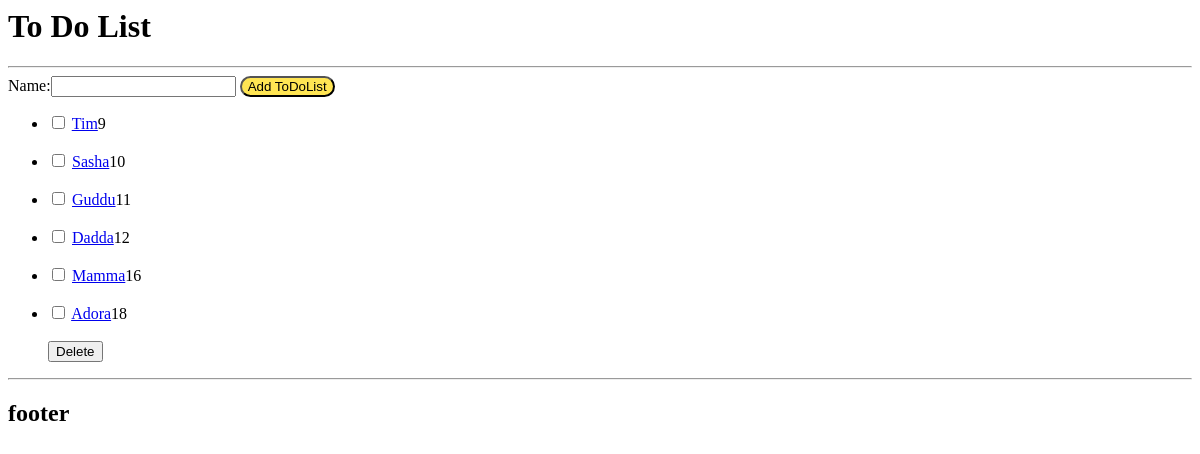
/, run on an earlier commit of the app's database.
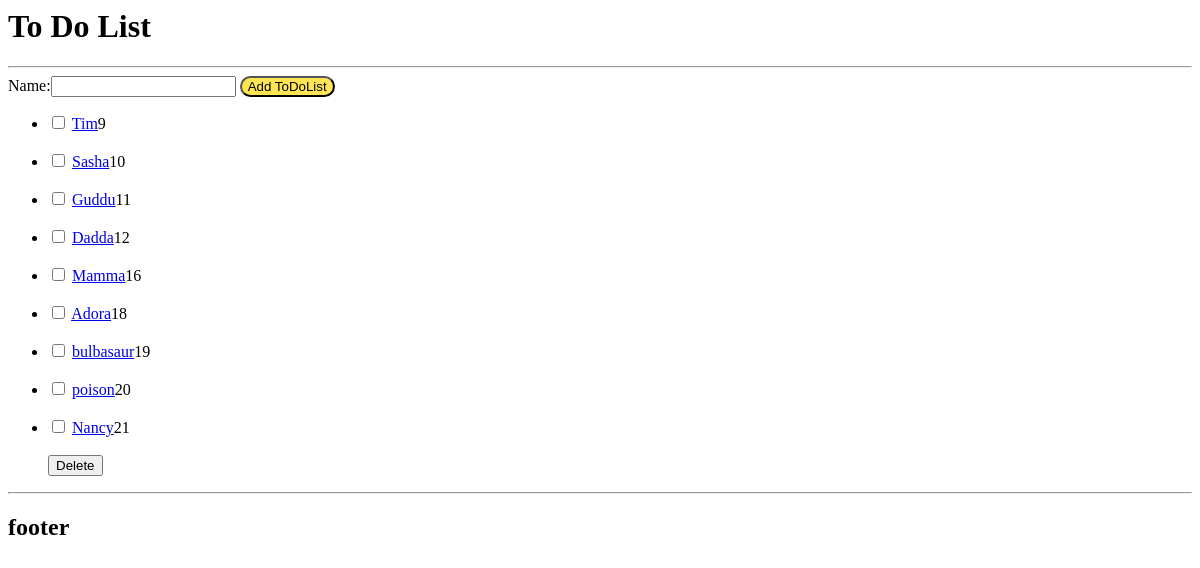
And on a later commit of the database.
### task0/models.py (models this page shows, shortened)
class ToDoList(models.Model):
    name = models.CharField(max_length=200)

### task0/views.py (the view)
# urls.py: 2. Add a URL to urlpatterns:  path('', views.home, name='home')
def home(request):
    ls = ToDoList.objects.all()
    if request.method == 'POST':
        form = List(request.POST)
        if form.is_valid():
            form.save()
    else:
        form = List()
    return render(request, "task0/create.html",{'form':form, 'submit':"Add ToDoList", 'ls':ls})

### task0/forms.py
class List(forms.ModelForm):
	class Meta:
		model = ToDoList
		fields = '__all__'

### task0/templates/task0/create.html (shortened to what this page needs)
{% extends 'task0/base.html' %}
{% block output %}
    <form method="post" action= "">
        {{form.as_table}}
        <button type="submit" style = "background-color:rgb(255, 229, 83); border-radius:19px;"  , name ="Add">{{submit}}</button>
    </form>
{% endblock %}
{%block content%}
<form method = 'post' action="{% url 'delete_td'%}">
    <ul>
        {%for i in ls%}
        <li>
            <input type ="checkbox", value = "clicked", name="list{{i.id}}">
            <label><a href ="{% url 'id' i.id %}">{{i.name}}</a>{{i.id}}</label>
            <br>
        </li>
        <br>
        {%endfor%}
        <button type = "submit", name = "delete", value = "delete"> Delete </button>
    </ul>
</form>
{%endblock%}

### task0/templates/task0/base.html (shortened to what this page needs)
<html>
    <head>
    </head>
    <body>
        <h1>{%block title%}To Do List{%endblock%}</h1>
        <hr>
        <div id = "list", name = "list">
            {%block output%}
            {%endblock%}
        </div>
        <div>
            {%block content%}
            {%endblock%}
        </div>
        <hr>
        <h2>footer</h2>
    </body>
</html>

What changed in the data, as far as the page shows it:
added ToDoList: name "bulbasaur", id "19"
added ToDoList: name "poison", id "20"
added ToDoList: name "Nancy", id "21"
